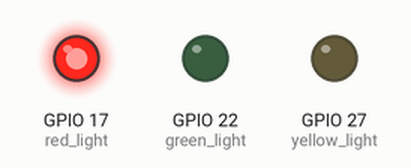
A program run on a simulated Raspberry Pi (BCM pin numbers). On the bench: output pins drawn as LEDs (lit = HIGH).

Above: at 2.5 s.
At 6.0 s:
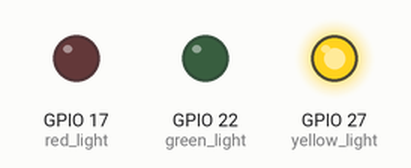
At 9.5 s:
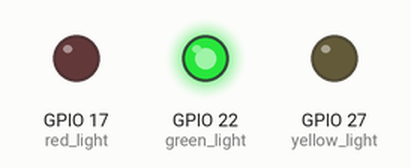
At 17.0 s:
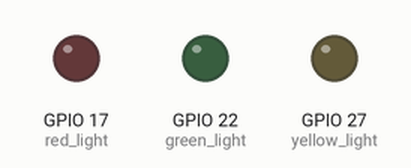
Timing chart, 0 to 28.6 s (numbered marks = the images above):
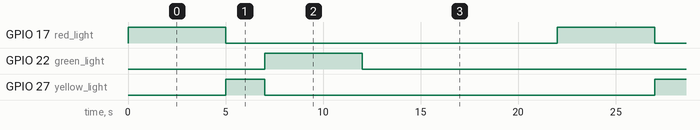

The program:

3._Traffic_Lights.py
```python
import RPi.GPIO as GPIO
import time

GPIO.setmode(GPIO.BCM)

red_light = 17
yellow_light = 27
green_light = 22

GPIO.setup(red_light, GPIO.OUT)
GPIO.setup(yellow_light, GPIO.OUT)
GPIO.setup(green_light, GPIO.OUT)

while True:
    GPIO.output(red_light, GPIO.HIGH)
    time.sleep(5)
    GPIO.output(red_light, GPIO.LOW)
    GPIO.output(yellow_light, GPIO.HIGH)
    time.sleep(2)
    GPIO.output(yellow_light, GPIO.LOW)
    GPIO.output(green_light, GPIO.HIGH)
    time.sleep(5)
    GPIO.output(green_light, GPIO.LOW)
    time.sleep(10)

GPIO.cleanup()
```

Measured:
- by itself, GPIO 17 (red_light), GPIO 22 (green_light): alternates HIGH for 5.0 s and LOW for 17.0 s
- by itself, GPIO 27 (yellow_light): alternates HIGH for 2.0 s and LOW for 20.0 s
- by itself, everything shown: repeats every 22.0 s, in 4 steps
